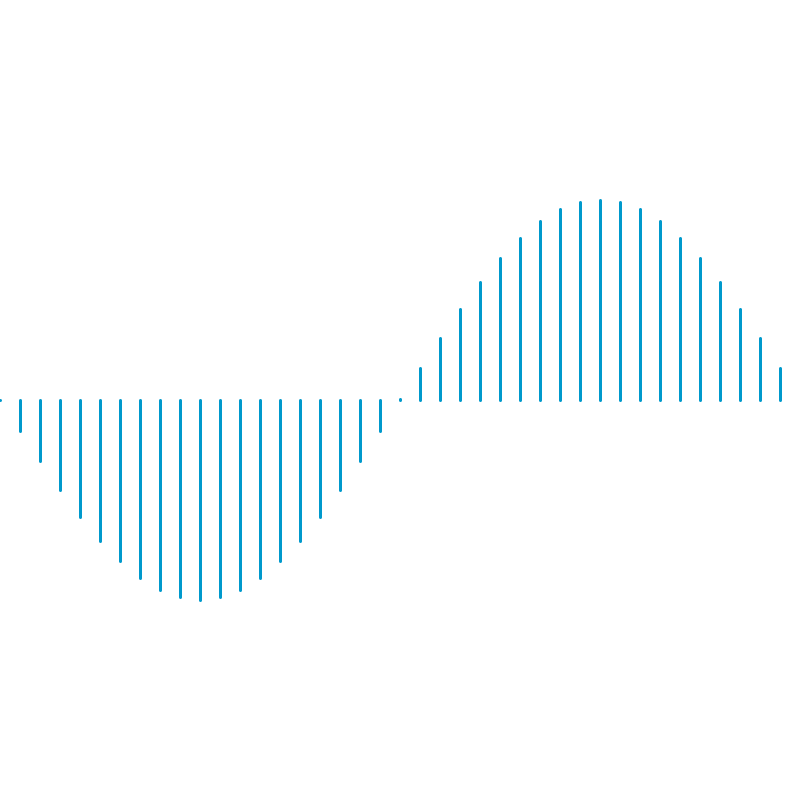
Frame 1 (no input)
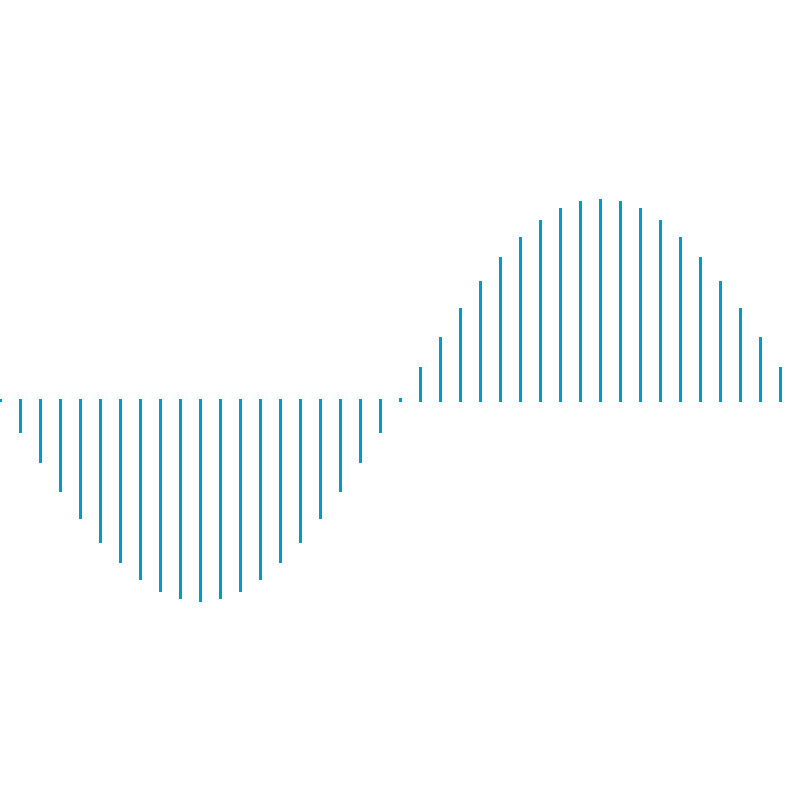
Frame 60 (the mouse pressed at the canvas centre just before this capture)
Frame 120 (the mouse held since frame 60 and released just before this capture): identical to frame 60, image omitted

The Processing sketch that drew these frames (run headless with seeded random() and noise(); from frame 60 on, the mouse is pressed at the canvas centre):

// Processing sketch: kata4
// ── kata4.pde
void setup() {
  size(800, 800);
  background(255);
}

void draw() {
  stroke(#0099CC);
  strokeWeight(3);
  for (int i = 0; i < width; i=i+20) {
    float h = 200*sin(i*TWO_PI/width);
    line(i, height/2, i, height/2 + h);
  }
}
